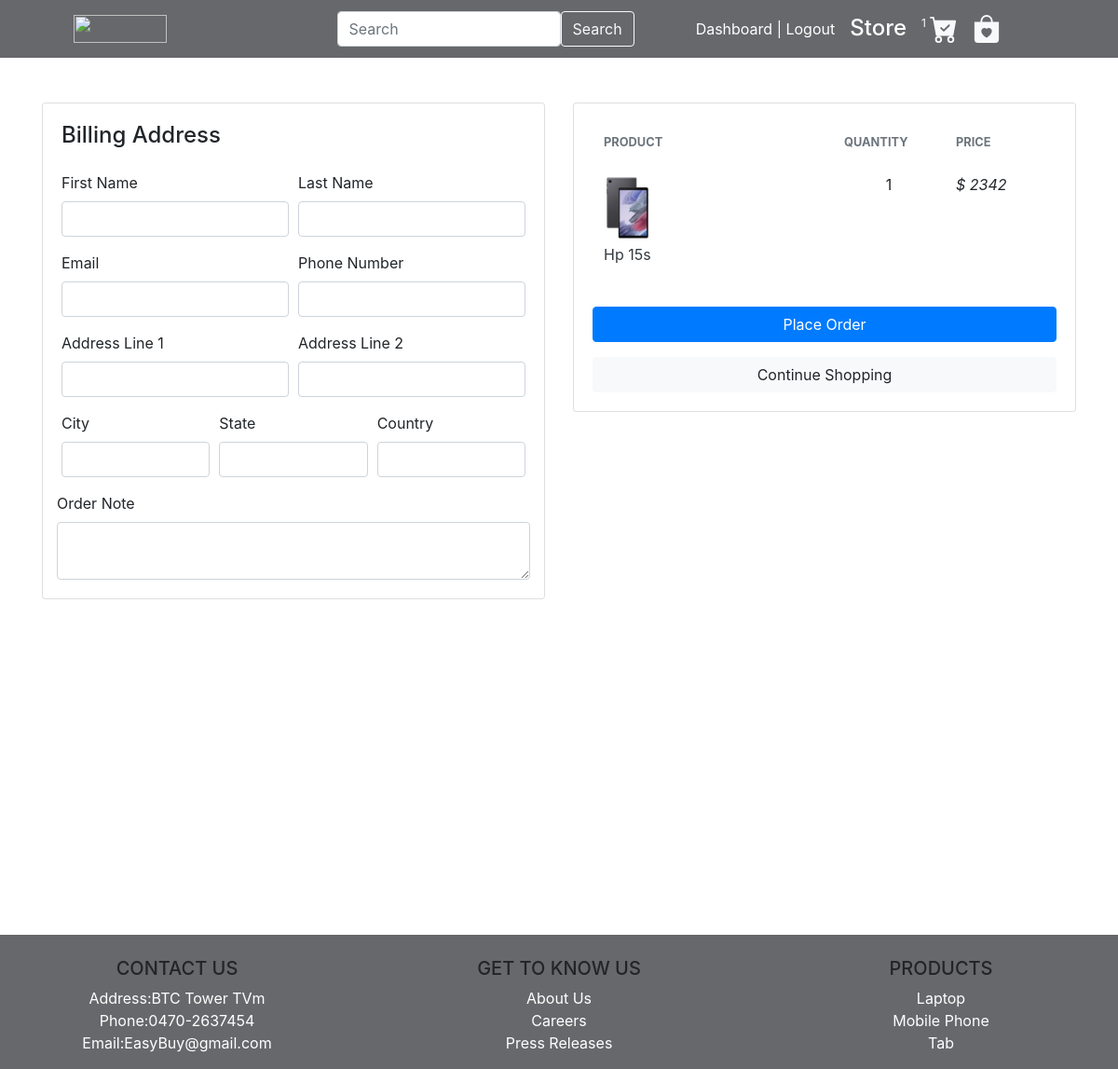
The page /cart/checkout/ (signed in) on the database as committed earlier.
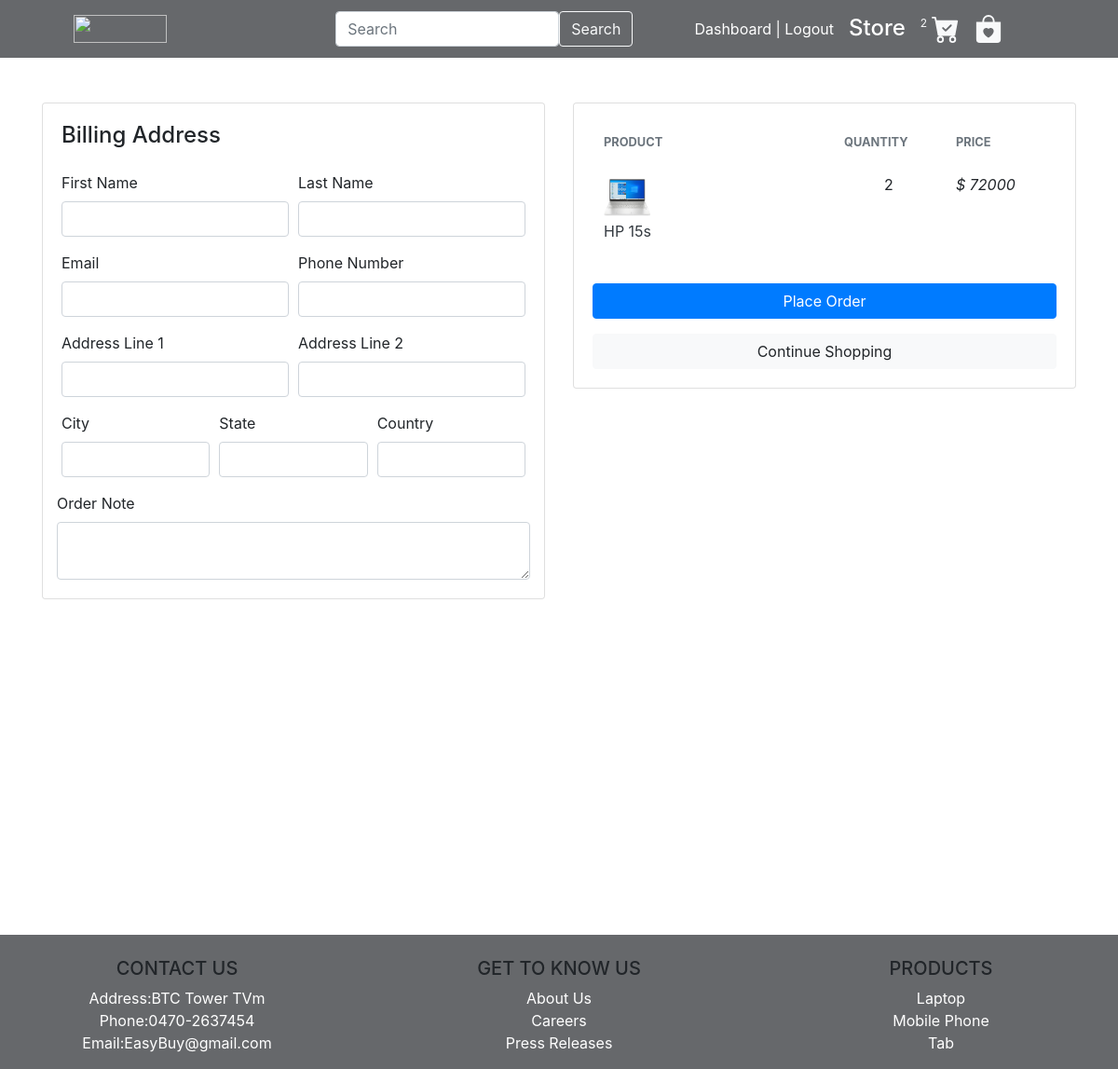
The same page on the database as committed later.
### cart/models.py (models this page shows, shortened)
class Cartitem(models.Model):
    user=models.ForeignKey(Account,on_delete=models.CASCADE,null=True,)
    products=models.ForeignKey(product,on_delete=models.CASCADE)
    variations=models.ManyToManyField(Variation,default=True)
    cart=models.ForeignKey(Cart,on_delete=models.CASCADE,null=True)
    quantity=models.IntegerField()
    is_active=models.BooleanField(default=True)
    def sub_total(self):
        if self.products.new_price !=0:
            return self.products.new_price *self.quantity
        else:
            return self.products.price * self.quantity

### product/models.py (models this page shows, shortened)
class product(models.Model):
    product_name=models.CharField(max_length=200,default='')
    product_model=models.CharField(max_length=50,default='')
    slug=models.SlugField(max_length=500,unique=True,default=uuid.uuid1)
    description=models.TextField(max_length=100)
    ram=models.TextField(max_length=50)
    Screensize=models.TextField(max_length=200)
    processor=models.TextField(max_length=100)
    storage=models.TextField(max_length=100)
    price=models.IntegerField()
    stock=models.IntegerField()
    image1 = models.ImageField(upload_to='photo/storetem',default='')
    image2 = models.ImageField(upload_to='photo/storetem',default='')
    image3 = models.ImageField(upload_to='photo/storetem',default='')
    category=models.ForeignKey(category,on_delete=models.CASCADE)
    brand = models.ForeignKey(brand, on_delete=models.CASCADE)
    is_available=models.BooleanField(default=True)
    new_price=models.IntegerField(default=0)
    discount=models.CharField(max_length=100,default=0)

### cart/views.py (the view)
# urls.py: path('checkout/', views.checkout, name='checkout'),
@login_required(login_url='userlogin')
def checkout(request, total=0, quntity=0, cart_items=None):
    tax = 0
    granttotal = 0
    try:
        if request.user.is_authenticated:
            cart_items = Cartitem.objects.filter(user=request.user, is_active=True)
            cart = Cart.objects.get(cart_id=_cart_id(request))
            cart_items = Cartitem.objects.filter(cart=cart, is_active=True)
        for cart_item in cart_items:
            if cart_item.products.new_price !=0:
                total = total + (cart_item.products.new_price * cart_item.quantity)
            else:
                total = total + (cart_item.products.price * cart_item.quantity)
            print("price null",cart_items.producs.price)
            quntity = quntity + cart_item.quantity
            tax = (18 * total) / 100
            granttotal = total + tax
    except ObjectDoesNotExist:
        pass
    context = {
        'total': total,
        'quntity': quntity,
        'cart_items': cart_items,
        'tax': tax,
        'granttotal': granttotal
    }
    return render(request,'cart/checkout.html',context)

### cart/context_processors.py (called while the page is built)
def counder(request):
    cart_count = 0
    if 'admin' in request.path:
        return {}
    else:
        try:
            cart = Cart.objects.filter(cart_id=_cart_id(request))
            if request.user.is_authenticated:
                cart_items=Cartitem.objects.all().filter(user=request.user)
            else:
                cart_items = Cartitem.objects.all().filter(cart=cart[:1])
            for cart_item in cart_items:
                cart_count += cart_item.quantity
        except Cart.DoesNotExist:
            cart_count = 0
    return dict(cart_count=cart_count)

### cart/views.py (called while the page is built)
def _cart_id(request):
    cart = request.session.session_key
    if not cart:
        cart = request.session.create()
    return cart

### category/context_processors.py (called while the page is built)
def menu_links(request):
    links=category.objects.all()
    return  dict(links=links)

### templates/cart/checkout.html (shortened to what the changed rows need)
{%extends "base/basecode.html" %}
{% load static %}
{%block content %}
<section class="section-content padding-y bg my-5">
    <div class="container">
        <div class="row">
            <aside class="col-lg-6 ">
                <div class="card">
                    <div class="card-body">
                        <table class="table table-borderless table-shopping-cart">
                            <thead class="text-muted">
                            <tr class="small text-uppercase">
                                <th scope="col">Product</th>
                                <th scope="col" width="120">Quantity</th>
                                <th scope="col" width="120">Price</th>
                            </tr>
                            </thead>
                            <tbody>
                            {% for x in cart_items %}
                            <tr>
                                <td>
                                    <figure class="itemside align-items-center">
                                        <div class="aside"><img src="{{ x.products.image1.url }}" class="img-sm"
                                                                width="50rem"></div>
                                        <figcaption class="info">
                                            <a href="{{ cart_item.products.get_url }}" class="title text-dark">
                                                {{x.products.product_name}}</a>
                                        </figcaption>
                                    </figure>
                                </td>
                                <td class="text-center">
                                    <label for="">{{x.quantity}}</label>
                                </td>
                                <td>
                                    <div class="price-wrap">
                                        <var class="price">$ {{ x.sub_total }}</var>
                                        <br>
                                    </div>
                                </td>
                            </tr>
                            {% endfor %}
                            </tbody>
                        </table>
                    </div>
                </div>
            </aside>
        </div>
    </div>
</section>
{% endblock %}

Rows that differ between the two databases and show on the page:
removed Cartitem: products.image1 (picture), products.product_name "Hp 15s", quantity "1", sub_total "2342"
added Cartitem: products.image1 (picture), products.product_name "HP 15s", quantity "2", sub_total "72000"
Other text that changed with them:
{{ cart_count }}: "1" → "2"
